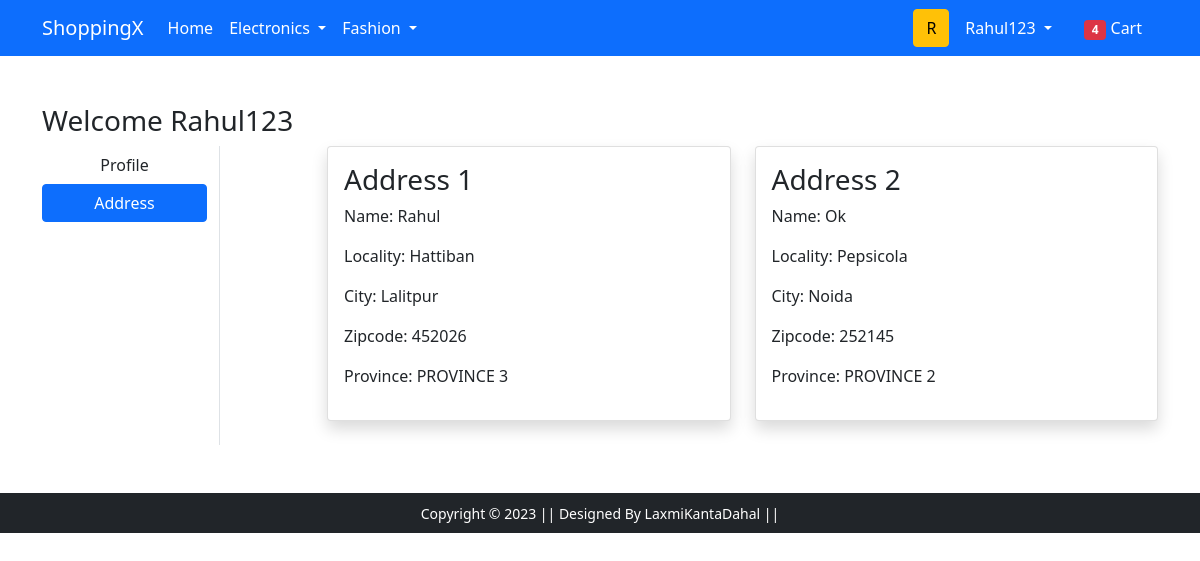
The app's page /address/ (signed in) with its own data.
### app/models.py (models this page shows, shortened)
class Customer(models.Model):
    user=models.ForeignKey(User, on_delete=models.CASCADE)
    name=models.CharField(max_length=200,unique=True)
    locality=models.CharField(max_length=200)
    city=models.CharField(max_length=200)
    zipcode=models.IntegerField()
    province=models.CharField(choices=PROVINCE_CHOICES,max_length=50)

### app/views.py (the view)
# urls.py: path('address/', views.address, name='address'),
def address(request):
    add=Customer.objects.filter(user=request.user)
    return render(request, 'app/address.html',{'add':add,'active':'btn-primary'})

### app/templates/app/address.html (shortened to what this page needs)
{% extends 'app/base.html' %}
{% load static %}
{% block main-content %}
<div class="container my-5">
 <div class="row">
 <h3>Welcome {{request.user.username|capfirst}}</h3>
  <div class="col-sm-2 border-end">
   <ul class="list-unstyled">
    <li class="d-grid"><a href="{% url 'profile' %}" class="btn">Profile</a></li>
    <li class="d-grid"><a href="{% url 'address' %}" class="btn {{active}}">Address</a></li>
   </ul>
  </div>
  <div class="col-sm-9 offset-sm-1">
   <div class="row">
    {% for a in add %}
    <div class="col-sm-6">
     <div class="card shadow mb-4">
      <div class="card-body">
       <h3>Address {{forloop.counter}}</h3>
       <p>Name: {{a.name|capfirst}} </p>
       <p>Locality: {{a.locality|capfirst}}</p>
       <p>City: {{a.city|capfirst}}</p>
       <p>Zipcode: {{a.zipcode|capfirst}}</p>
       <p>Province: {{a.province|capfirst}}</p>
      </div>
     </div>
    </div>
{% endfor %}
   </div>
  </div>
 </div>
</div>
{% endblock main-content %}

### app/templates/app/base.html (shortened to what this page needs)
<!doctype html>
{% load static %}
<html lang="en">
  <head>
    <link href="https://cdn.jsdelivr.net/npm/bootstrap@5.0.0-beta1/dist/css/bootstrap.min.css" rel="stylesheet">
    <link rel="stylesheet" href="{% static 'app/css/owl.carousel.min.css' %}">
    <link rel="stylesheet" href="{% static 'app/css/all.min.css' %}">
    <link rel="stylesheet" href="{% static 'app/css/style.css' %}">
  </head>
  <body>
    <nav class="navbar navbar-expand-lg navbar-dark bg-primary">
     <div class="container">
       <a class="navbar-brand" href="/">ShoppingX</a>
       <div class="collapse navbar-collapse" id="navbarSupportedContent">
         <ul class="navbar-nav me-auto mb-2 mb-lg-0">
           <li class="nav-item">
             <a class="nav-link active" aria-current="page" href="/">Home</a>
           </li>
           <li class="nav-item dropdown">
             <a class="nav-link dropdown-toggle text-white" href="#" id="electronicsDropdown" role="button" data-bs-toggle="dropdown" aria-expanded="false">
               Electronics
             </a>
           </li>
           <li class="nav-item dropdown">
             <a class="nav-link dropdown-toggle text-white" href="#" id="fashionDropdown" role="button" data-bs-toggle="dropdown" aria-expanded="false">
               Fashion
             </a>
           </li>
         </ul>
         <form class="d-flex">
           <button class="btn btn-warning" type="submit"> {{ request.user.username|first|upper}}</button>
         </form>
         <div>
          <ul class="navbar-nav me-auto mb-2 mb-lg-0">
            {% if request.user.is_authenticated %}
           <li class="nav-item dropdown mx-2">
              <a class="nav-link dropdown-toggle text-white" href="#" id="profileDropdown" role="button" data-bs-toggle="dropdown" aria-expanded="false">
                {{ request.user.username|capfirst}}
              </a>
            </li>
            <li class="nav-item mx-2">
             <a href="{% url 'showcart' %}" class="nav-link text-white"><span class="badge bg-danger">4</span> Cart </a>
            </li>
            {% endif %}
          </ul>
         </div>
       </div>
     </div>
    </nav>
    {% block main-content %} {% endblock main-content %}
    <footer class="container-fluid bg-dark text-center p-2 mt-5">
        <small class="text-white">Copyright &copy; 2023 || Designed By LaxmiKantaDahal || </small>
    </footer>
  </body>
</html>

### records on screen
Customer: name "Rahul", locality "Hattiban", city "Lalitpur", zipcode "452026", province "PROVINCE 3"
Customer: name "Ok", locality "Pepsicola", city "Noida", zipcode "252145", province "PROVINCE 2"

### other values on screen
{{ request.user.username|first|upper }} "R"
{{ request.user.username|capfirst }} "Rahul123"
